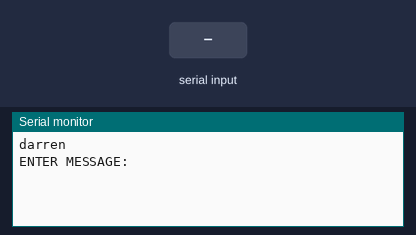
Simulated run of this sketch. Board: Arduino Uno, built with avr-gcc and run on an emulated ATmega328P. Parts: the last lines printed to the serial monitor. The test bench sets the inputs (shaded band).

Above: at 1.2 s.
1.3 s: "1" received over Serial
At 3.5 s:
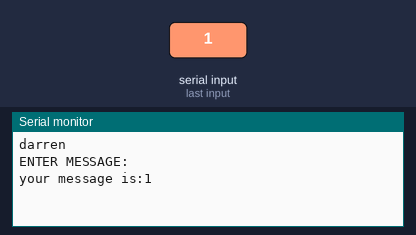
3.8 s: "0" received over Serial
At 6.1 s:
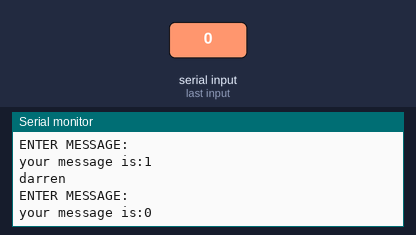

The sketch:

serialread_test.ino
```cpp
String message;
void setup() {
  // put your setup code here, to run once:
  Serial.begin(9600);

}

void loop() {
  // put your main code here, to run repeatedly:
  Serial.println("darren");
  if(Serial.available()>=0){
    message="";
    Serial.println("ENTER MESSAGE:");
//    Serial.println(message);
//    message = Serial.readString();
//    Serial.println(message);
    while(message == ""){
      message = Serial.readString();
    }
    Serial.print("your message is:");
    Serial.println(message);

    delay(2000);
  }
}
```

Measured:
- after the input at 1.3 s, the serial monitor: prints a new line after 1.0 s (image 1)
- after the input at 3.8 s, the serial monitor: prints a new line after 1.5 s (image 2)
